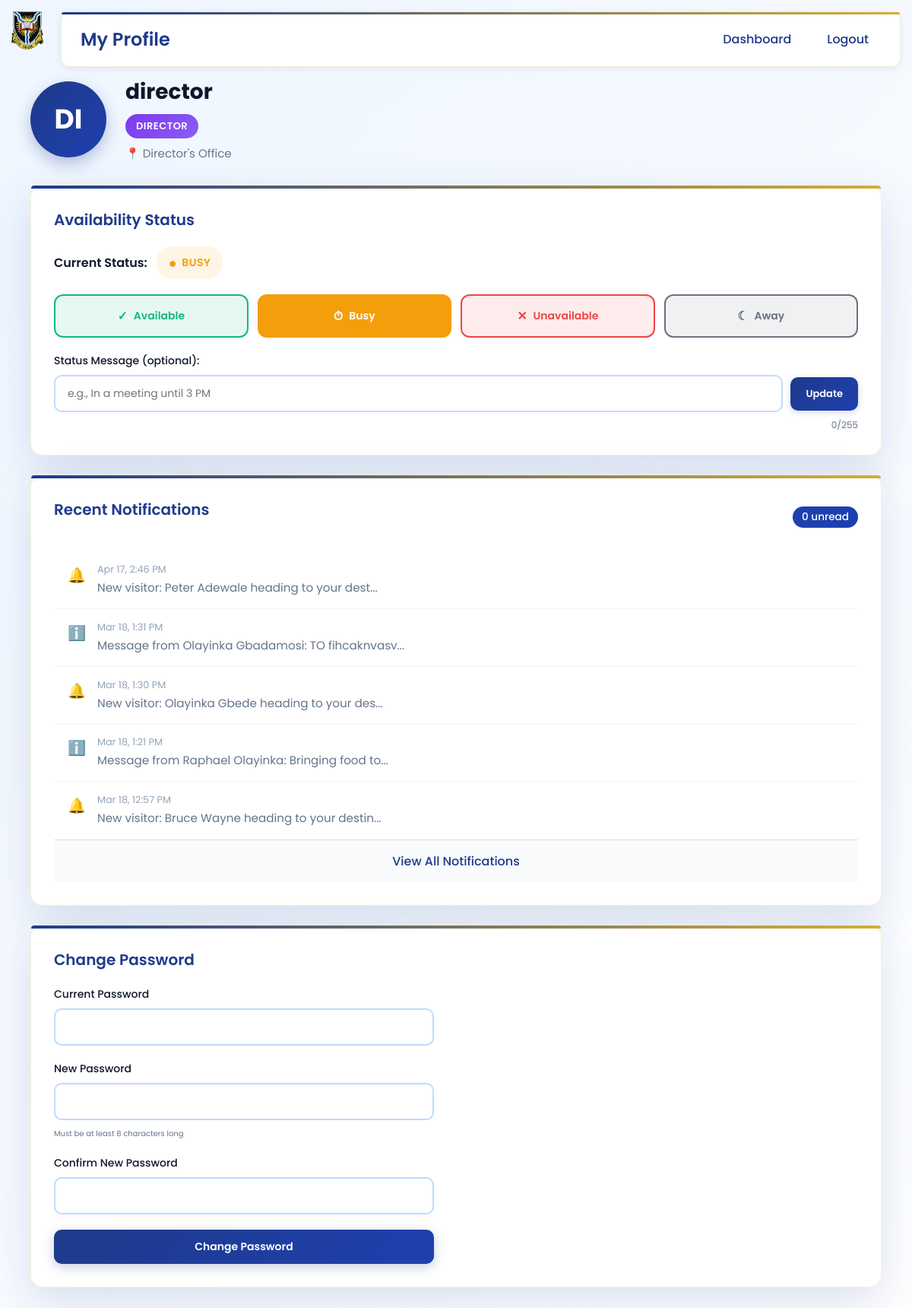
Screenshot of /admin_profile.php (signed in) with the database file from the repository.
### tables this page shows
CREATE TABLE `users` (
  `id` int(11) NOT NULL,
  `username` varchar(50) NOT NULL,
  `password` varchar(255) NOT NULL,
  `role` enum('super_admin','director','receptionist','destination_admin') NOT NULL,
  `destination_id` int(11) DEFAULT NULL,
  `must_change_password` tinyint(1) DEFAULT 1,
  `availability_status` enum('available','busy','unavailable','away') DEFAULT 'available',
  `status_message` varchar(255) DEFAULT NULL,
  `last_status_change` timestamp NULL DEFAULT NULL,
  `profile_photo` varchar(255) DEFAULT NULL,
  `phone_number` varchar(20) DEFAULT NULL,
  `email` varchar(100) DEFAULT NULL,
  `notification_preferences` longtext DEFAULT NULL CHECK (json_valid(`notification_preferences`))
);

CREATE TABLE `destinations` (
  `id` int(11) NOT NULL,
  `name` varchar(100) NOT NULL,
  `range_start` int(11) NOT NULL,
  `range_end` int(11) NOT NULL
);

CREATE TABLE `notifications` (
  `id` int(11) NOT NULL,
  `user_id` int(11) NOT NULL,
  `message` text NOT NULL,
  `is_read` tinyint(1) DEFAULT 0,
  `notification_type` enum('visitor_arrival','system','alert','checkout') DEFAULT 'visitor_arrival',
  `visitor_id` int(11) DEFAULT NULL,
  `action_url` varchar(255) DEFAULT NULL,
  `priority` enum('low','normal','high') DEFAULT 'normal',
  `read_at` timestamp NULL DEFAULT NULL,
  `created_at` timestamp NOT NULL DEFAULT current_timestamp()
);

### includes/logo_helper.php (called while the page is built, shortened)
<?php
if (!function_exists('getLogoHref')) {
    function getLogoHref()
    {
        if (isset($_SESSION['admin_logged_in']) && $_SESSION['admin_logged_in'] === true) {
            return 'admin_dashboard.php';
        }
        return 'index.php';
    }
}
?>

### admin_profile.php (the view, shortened to what this page needs)
<?php
require_once 'db.php';
$stmt = $conn->prepare("
    SELECT
        u.*,
        d.name as destination_name
    FROM users u
    LEFT JOIN destinations d ON u.destination_id = d.id
    WHERE u.id = ?
");
$stmt->bind_param("i", $_SESSION['user_id']);
$stmt->execute();
$result = $stmt->get_result();
$profile = $result->fetch_assoc();
$stmt = $conn->prepare("
    SELECT
        n.*,
        v.fullname as visitor_name,
        v.purpose
    FROM notifications n
    LEFT JOIN visitors v ON n.visitor_id = v.id
    WHERE n.user_id = ?
    ORDER BY n.created_at DESC
    LIMIT 5
");
$stmt->bind_param("i", $_SESSION['user_id']);
$stmt->execute();
$result = $stmt->get_result();
$recent_notifications = [];
while ($row = $result->fetch_assoc()) {
    $recent_notifications[] = $row;
}
$stmt = $conn->prepare("SELECT COUNT(*) as unread FROM notifications WHERE user_id = ? AND is_read = 0");
$stmt->bind_param("i", $_SESSION['user_id']);
$stmt->execute();
$unread_count = $stmt->get_result()->fetch_assoc()['unread'];
?>
<!DOCTYPE html>
<html lang="en">
<head>
    <link rel="stylesheet" href="admin_profile.css?v=<?= time() ?>">
</head>
<body>
    <div class="logo-container">
        <?php require_once 'includes/logo_helper.php'; ?>
        <a href="<?= getLogoHref() ?>" class="logo-link" aria-label="Home">
            <img src="ui_logo-removebg-preview.png" alt="UI Logo" class="logo">
        </a>
    </div>
    <div class="top-nav">
        <div class="nav-left">
            <h1>My Profile</h1>
        </div>
        <div class="nav-right">
            <a href="admin_dashboard.php" class="nav-link">Dashboard</a>
            <a href="logout.php" class="nav-link">Logout</a>
        </div>
    </div>
    <div class="container">
        <div class="profile-header">
            <div class="profile-avatar">
                <div class="avatar-circle">
                    <?= strtoupper(substr($profile['username'], 0, 2)) ?>
                </div>
            </div>
            <div class="profile-info">
                <h2>
                    <?= htmlspecialchars($profile['username']) ?>
                </h2>
                <div class="profile-role">
                    <span class="role-badge role-<?= htmlspecialchars($profile['role']) ?>">
                        <?= ucwords(str_replace('_', ' ', $profile['role'])) ?>
                    </span>
                </div>
                <?php if ($profile['destination_name']): ?>
                    <div class="profile-destination">
                        📍
                        <?= htmlspecialchars($profile['destination_name']) ?>
                    </div>
                <?php endif; ?>
            </div>
        </div>
        <div class="card">
            <h3 class="card-title">Availability Status</h3>
            <div class="availability-section">
                <div class="current-status">
                    <span class="status-label">Current Status:</span>
                    <span class="status-badge status-<?= htmlspecialchars($profile['availability_status']) ?>"
                        id="currentStatusBadge">
                        <?= ucfirst($profile['availability_status']) ?>
                    </span>
                </div>
                <div class="status-buttons">
                    <button class="status-btn status-available" data-status="available">
                        <span class="status-icon">✓</span> Available
                    </button>
                    <button class="status-btn status-busy" data-status="busy">
                        <span class="status-icon">⏱</span> Busy
                    </button>
                    <button class="status-btn status-unavailable" data-status="unavailable">
                        <span class="status-icon">✕</span> Unavailable
                    </button>
                    <button class="status-btn status-away" data-status="away">
                        <span class="status-icon">☾</span> Away
                    </button>
                </div>
                <div class="status-message-section">
                    <label for="statusMessage">Status Message (optional):</label>
                    <div class="status-message-row">
                        <input type="text" id="statusMessage" class="status-message-input"
                            placeholder="e.g., In a meeting until 3 PM"
                            value="<?= htmlspecialchars($profile['status_message'] ?? '') ?>" maxlength="255">
                        <button type="button" id="btnUpdateStatusMsg" class="btn-update-status" title="Update status message">
                            Update
                        </button>
                    </div>
                    <div class="char-counter">
                        <span id="charCount">0</span>/255
                    </div>
                </div>
            </div>
        </div>
        <div class="card">
            <div class="card-header-flex">
                <h3 class="card-title">Recent Notifications</h3>
                <span class="notification-badge">
                    <?= $unread_count ?> unread
                </span>
            </div>
            <div class="notifications-list" id="notificationsList">
                <?php if (empty($recent_notifications)): ?>
                    <div class="no-notifications">
                        <p>No notifications yet</p>
                    </div>
                <?php else: ?>
                    <?php foreach ($recent_notifications as $notif): ?>
                        <div class="notification-item <?= $notif['is_read'] ? 'read' : 'unread' ?>"
                            data-notification-id="<?= $notif['id'] ?>" onclick="toggleNotification(this)">
                            <div class="notification-icon">
                                <?php if ($notif['notification_type'] === 'visitor_arrival'): ?>
                                    🔔
                                <?php elseif ($notif['notification_type'] === 'checkout'): ?>
                                    👋
                                <?php else: ?>
                                    ℹ️
                                <?php endif; ?>
                            </div>
                            <div class="notification-content">
                                <div class="notification-header">
                                    <span class="notification-time">
                                        <?= date('M j, g:i A', strtotime($notif['created_at'])) ?>
                                    </span>
                                </div>
                                <div class="notification-preview">
                                    <?= htmlspecialchars(strlen($notif['message']) > 50 ? substr($notif['message'], 0, 47) . '...' : $notif['message']) ?>
                                </div>
                            </div>
                        </div>
                    <?php endforeach; ?>
                <?php endif; ?>
                <a href="notifications.php" class="view-all-link">View All Notifications</a>
            </div>
        </div>
        <div class="card">
            <h3 class="card-title">Change Password</h3>
            <form method="POST" class="password-form">
                <div class="form-group">
                    <label for="current_password">Current Password</label>
                    <input type="password" id="current_password" name="current_password" required
                        autocomplete="current-password">
                </div>
                <div class="form-group">
                    <label for="new_password">New Password</label>
                    <input type="password" id="new_password" name="new_password" required minlength="8"
                        autocomplete="new-password">
                    <div class="password-requirements">
                        <small>Must be at least 8 characters long</small>
                    </div>
                </div>
                <div class="form-group">
                    <label for="confirm_password">Confirm New Password</label>
                    <input type="password" id="confirm_password" name="confirm_password" required minlength="8"
                        autocomplete="new-password">
                </div>
                <button type="submit" class="btn btn-primary">Change Password</button>
            </form>
        </div>
    </div>
</body>
</html>

### rows the page displays
users: username "DI", username "director", role "DIRECTOR", destination.name "Director's Office", availability_status "BUSY"
notifications: created_at "Apr 17, 2:46 PM", message "New visitor: Peter Adewale heading to your dest..."
notifications: notification_type "ℹ️", created_at "Mar 18, 1:31 PM", message "Message from Olayinka Gbadamosi: TO fihcaknvasv..."
notifications: created_at "Mar 18, 1:30 PM", message "New visitor: Olayinka Gbede heading to your des..."
notifications: notification_type "ℹ️", created_at "Mar 18, 1:21 PM", message "Message from Raphael Olayinka: Bringing food to..."
notifications: created_at "Mar 18, 12:57 PM", message "New visitor: Bruce Wayne heading to your destin..."

### other values shown
$unread_count "0"
